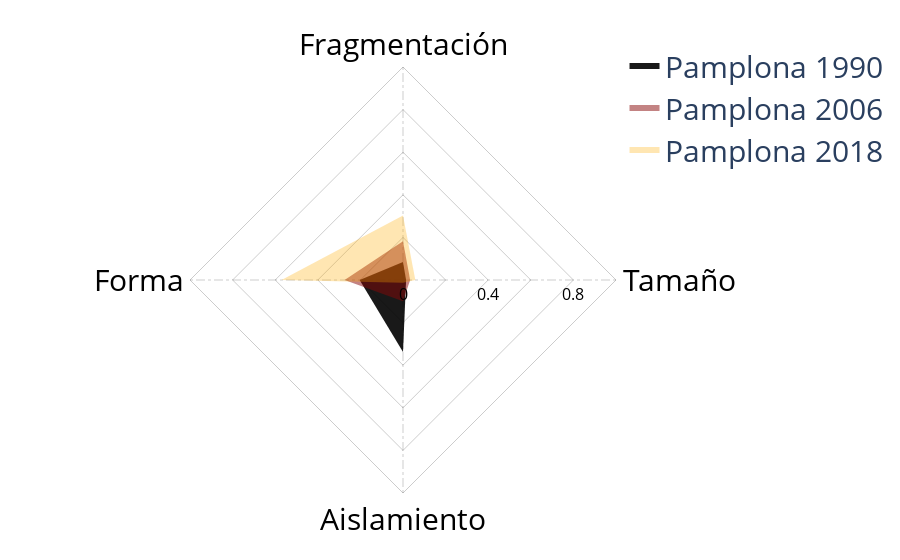

This figure's notebook cell:
### Code cell
import plotly.graph_objects as go

categories = ['Tamaño','Fragmentación','Forma', 'Aislamiento']

fig = go.Figure()

fig.add_trace(go.Scatterpolar(
      r=[Pamplona_1990.iloc[0,3],Pamplona_1990.iloc[0,4],Pamplona_1990.iloc[0,5],Pamplona_1990.iloc[0,6]],
      theta=categories,
      fill = 'toself',
      fillcolor = 'rgba(0,0, 0, 0.9)',
      name='Pamplona 1990',
      mode = 'none'
))
fig.add_trace(go.Scatterpolar(
      r=[Pamplona_2006.iloc[0,3],Pamplona_2006.iloc[0,4],Pamplona_2006.iloc[0,5],Pamplona_2006.iloc[0,6]],
      theta=categories,
      fill = 'toself',
      fillcolor = 'rgba(136, 8, 8, 0.5)',
      name='Pamplona 2006',
      mode = 'none'
))

fig.add_trace(go.Scatterpolar(
      r=[Pamplona_2018.iloc[0,3],Pamplona_2018.iloc[0,4],Pamplona_2018.iloc[0,5],Pamplona_2018.iloc[0,6]],
      theta=categories, 
      fill = 'toself',
      fillcolor='rgba(255, 173, 1, 0.3)',
      mode = 'none',
      name='Pamplona 2018'
))



fig.update_layout(
  showlegend=True, legend=dict(
    title_font_family='Courier New',
    font=dict(
        size=30
    )),
  margin=dict(l=190, r=40, t=40, b=40),
  polar=dict(
    gridshape = "linear", # linear or circular forma de grid
    bgcolor = "rgb(255, 255, 255)",
    angularaxis = dict(
      color = "rgb(0, 0, 0)",
      gridcolor =  "rgba(0, 0, 0,0.2)",
      griddash = "dashdot",
      gridwidth = 1,
      layer = "below traces",
      linecolor = "rgba(0, 0, 0,0.2)",
      rotation = 0,
      showgrid = True,
      showline = True,
      tickfont = dict(
        size = 30
      ),
      ticklabelstep = 1
      
      
      
        
      ),
    
    radialaxis=dict(
      
      angle = 0,
      visible=True,
      range=[0, 1],
      color = "rgba(190, 190, 190,1)",
      gridcolor = 'rgba(0, 0, 0, 0.2)',
      gridwidth = 1,
      layer = "above traces",
      linecolor = "rgba(190,190,190,1)",
      linewidth = 0,
      tickangle = 0,
      showline = True,
      tickfont=dict(
        color = "black",
        size = 16),
      ticklabelstep = 2
  ))

           

  
)

fig.show()

fig.write_image("Pamplona_scale.png", format = "png", width = '800', height = '800', scale = 2, validate = True, engine="kaleido")

### Figure 1 — Plotly figure (JSON) as saved in the notebook; plotly's stock layout.template omitted (floating-point values rounded to 4 significant figures)
{"data": [{"fill": "toself", "fillcolor": "rgba(0,0, 0, 0.9)", "mode": "none", "name": "Pamplona 1990", "r": [0.01444, 0.08422, 0.2036, 0.3375], "theta": ["Tamaño", "Fragmentación", "Forma", "Aislamiento"], "type": "scatterpolar"}, {"fill": "toself", "fillcolor": "rgba(136, 8, 8, 0.5)", "mode": "none", "name": "Pamplona 2006", "r": [0.03356, 0.1822, 0.2742, 0.0993], "theta": ["Tamaño", "Fragmentación", "Forma", "Aislamiento"], "type": "scatterpolar"}, {"fill": "toself", "fillcolor": "rgba(255, 173, 1, 0.3)", "mode": "none", "name": "Pamplona 2018", "r": [0.05789, 0.3025, 0.5703, 0.01318], "theta": ["Tamaño", "Fragmentación", "Forma", "Aislamiento"], "type": "scatterpolar"}], "layout": {"legend": {"font": {"size": 30}, "title": {"font": {"family": "Courier New"}}}, "margin": {"b": 40, "l": 190, "r": 40, "t": 40}, "polar": {"angularaxis": {"color": "rgb(0, 0, 0)", "gridcolor": "rgba(0, 0, 0,0.2)", "griddash": "dashdot", "gridwidth": 1, "layer": "below traces", "linecolor": "rgba(0, 0, 0,0.2)", "rotation": 0, "showgrid": true, "showline": true, "tickfont": {"size": 30}, "ticklabelstep": 1}, "bgcolor": "rgb(255, 255, 255)", "gridshape": "linear", "radialaxis": {"angle": 0, "color": "rgba(190, 190, 190,1)", "gridcolor": "rgba(0, 0, 0, 0.2)", "gridwidth": 1, "layer": "above traces", "linecolor": "rgba(190,190,190,1)", "linewidth": 0, "range": [0, 1], "showline": true, "tickangle": 0, "tickfont": {"color": "black", "size": 16}, "ticklabelstep": 2, "visible": true}}, "showlegend": true}}
